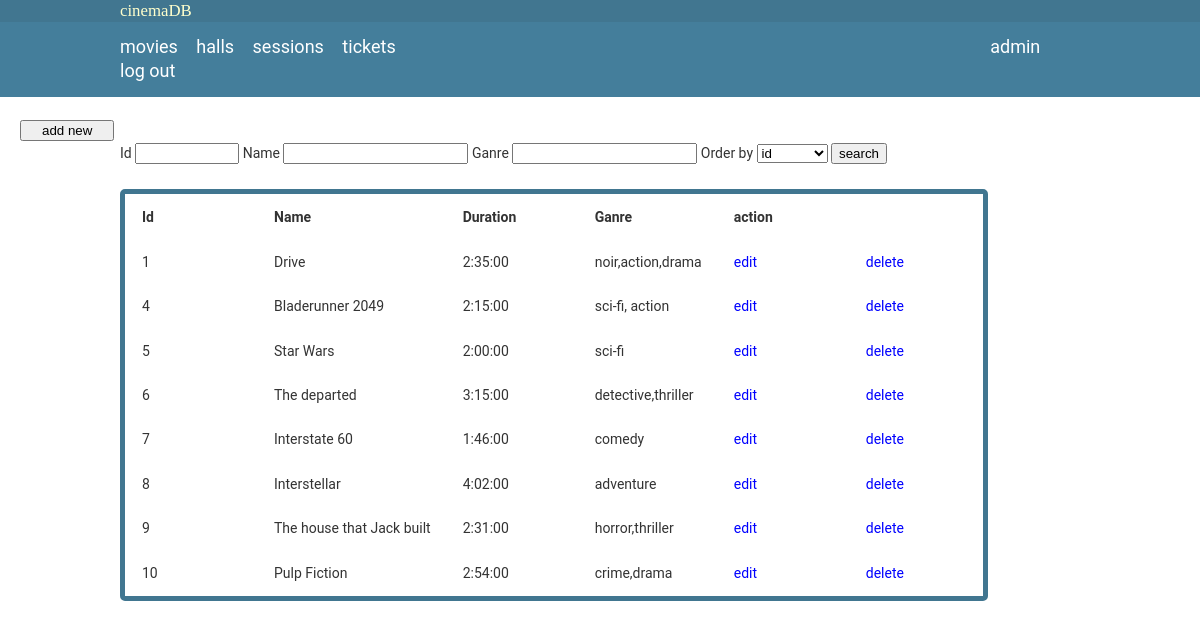
Screenshot of /movies (signed in) with the database file from the repository.
### interface/models.py (models this page shows, shortened)
class Movie(models.Model):
    name = models.CharField(max_length=100, unique=True)
    duration = models.DurationField(max_length=180, default=120)
    ganre = models.CharField(max_length=50)

### interface/views.py (the view)
# urls.py: path('movies', view=movies, name='page.movies'),
@login_required(login_url='page.login')
def movies(request):
    movie_list = Movie.objects.all()
    return render(request, 'interface/movies.html', {'tab_title': 'movies', 'movie_list': movie_list})

### interface/templates/interface/movies.html (shortened to what this page needs)
{% extends "interface/base.html" %}
{% block content %}
<div class="container">
    <form action="/search/movies" method="GET" autocomplete="off">
        <br/>
        Id        <input type="number" name="id"       value="{{id}}">
        Name      <input type="text"   name="name"     value="{{name}}">
        Ganre     <input type="text"   name="ganre"    value="{{ganre}}">
        Order by  <select name="orderby" id="orderby">
                    <option value="id">       id</option>
                  </select>
                  <input type="submit" value="search">
    </form>
    <table class="table">
        <tr>
            <th>Id</th>
            <th>Name</th>
            <th>Duration</th>
            <th>Ganre</th>
            <th>action</th>
        </tr>
        {% for movie in movie_list %}
        <tr>
            <td> {{movie.id}} </td>
            <td> {{movie.name}} </td>
            <td> {{movie.duration}} </td>
            <td> {{movie.ganre}} </td>
            <td> <a href="{% url 'page.edit' 'movies' movie.id %}">edit</a> </td>
            <td> <a href="{% url 'page.delete' 'movies' movie.id %}">delete</a> </td>
        </tr>
        {% endfor %}
    </table>
</div>
<div id="sidebar">
    <form action="{% url 'page.add' 'movies' %}">
        <input type="submit" value="add new"/>
    </form>
</div>
{% endblock content %}

### interface/templates/interface/base.html (shortened to what this page needs)
{%load static%}
<!DOCTYPE html>
<html lang="en">
    <head>
        <link rel="stylesheet" type="text/css" href="{% static 'style.css' %}">
    </head>
    <body>
        <nav id="main-header">
            <div class="container">
                <a style="padding: px; font-size: larger;" href="{% url 'page.movies' %}">cinemaDB</a>
            </div>
        </nav>
        <header id="navbar">
            <div class="container">
                <ul>
                    <li><a href="/movies">movies</a></li>
                    <li><a href="/halls">halls</a></li>
                    <li><a href="/sessions">sessions</a></li>
                    <li><a href="/tickets">tickets</a></li>
                    <li><a style="padding-left: 60%;">{{request.user}}</a></li>
                    <li><a href="/logout">log out</a></li>
                </ul>
            </div>
        </header>
    {% block content%}
    {% endblock %}
    </body>
</html>

### interface/static/style.css (style rules this page uses)
#sidebar { height: 100%; width: 120px; position: fixed; padding-top: 120px; top: 0; }
#sidebar input { margin-left: 20px; padding-left: 20px; padding-right: 20px; display: block; }
body { font-family:Arial, Helvetica, sans-serif; line-height:1.6em; margin: 0; padding: 0; font-size: 14px; font-family: "Roboto","Lucida Grande","DejaVu Sans","Bitstream Vera Sans",Verdana,Arial,sans-serif; color: #333; background: #fff; }
a { text-decoration: none; color: blue; }
.container { width:80%; margin:auto; overflow:auto; }
input[type="number"] { width: 10%; }
.table { margin: 25px 0px; border: 5px solid #417690; border-radius: 5px; overflow: hidden; }
.table tbody tr { text-align: left; }
.table th, .table td { padding: 10px 15px; min-width: 100px; }
#main-header { background: #417690; color: #ffc; }
#main-header a { font-family: "Verdana"; font-size: 25px; margin: auto; background: #417690; color: #ffc; }
#navbar { background-color: #447e9b; color: #fff; }
#navbar ul { padding:0; list-style: none; }
#navbar li { display:inline; }
#navbar a { color:#fff; text-decoration: none; font-size:18px; padding-right:15px; }

### rows the page displays
Movie: id "1", name "Drive", duration "2:35:00", ganre "noir,action,drama"
Movie: id "4", name "Bladerunner 2049", duration "2:15:00", ganre "sci-fi, action"
Movie: id "5", name "Star Wars", duration "2:00:00", ganre "sci-fi"
Movie: id "6", name "The departed", duration "3:15:00", ganre "detective,thriller"
Movie: id "7", name "Interstate 60", duration "1:46:00", ganre "comedy"
Movie: id "8", name "Interstellar", duration "4:02:00", ganre "adventure"
Movie: id "9", name "The house that Jack built", duration "2:31:00", ganre "horror,thriller"
Movie: id "10", name "Pulp Fiction", duration "2:54:00", ganre "crime,drama"

### other values shown
{{ request.user }} "admin"
